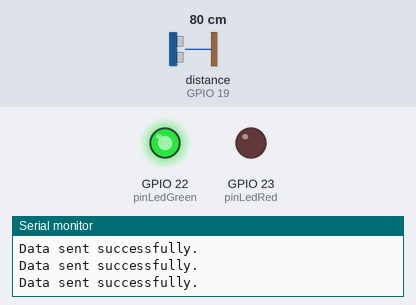
Recording of a sketch running on a simulated ESP32. Shown: output pins drawn as LEDs (lit = HIGH), the last lines printed to the serial monitor. Wiring (inferred from the names in the program): ultrasonic range finder: trigger GPIO 21; echo GPIO 19. The inputs (shaded band) are chosen by the test bench; at power-on: distance to the obstacle (sensor on GPIO 19) 80 cm. The echo pulse lasts 58.3 µs per cm; WiFi joins after 1.5 s; servers stay silent unless stated; pins used as bus, display or sensor lines are not drawn.

Above: at 2.8 s.
2.9 s: distance to the obstacle (sensor on GPIO 19) set to 20 cm
4.4 s: distance to the obstacle (sensor on GPIO 19) set to 16 cm
At 5.3 s:
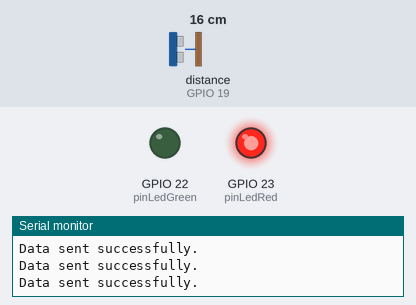
6.1 s: distance to the obstacle (sensor on GPIO 19) set to 18 cm
At 6.5 s:
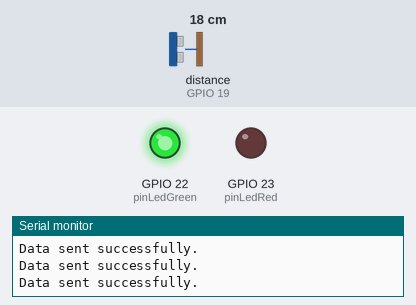
7.6 s: distance to the obstacle (sensor on GPIO 19) set to 2 cm
At 8.8 s:
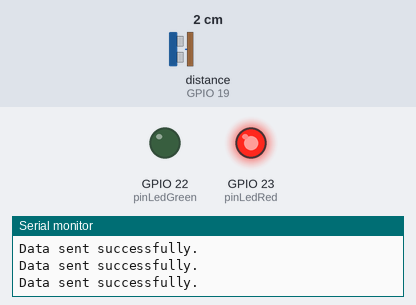
Timing chart, 0 to 10.1 s (numbered marks = the images above; inputs shaded):
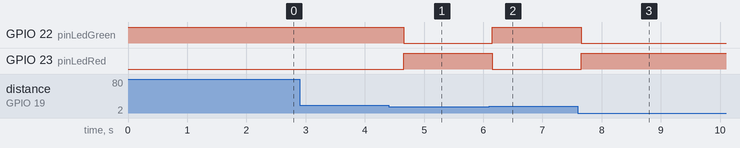

The sketch:

CodArduino.ino
```cpp
#include <Arduino.h>
#include <WiFi.h>
#include <Firebase_ESP_Client.h>
#include <addons/TokenHelper.h>
#include <addons/RTDBHelper.h>

const char* WIFI_SSID = "MJMMiller";
const char* WIFI_PASSWORD = "0150303923";
const char* API_KEY = "AIzaSyAgVSPRpZErhCVV8-M3pV3TZ9mc71qR3Fs";
const char* DATABASE_URL = "https://segues-71c59-default-rtdb.firebaseio.com";
const char* USER_EMAIL = "segues1605@gmail.com";
const char* USER_PASSWORD = "segues1605";

const int pinLedGreen = 22; // LED verde
const int pinLedRed = 23;   // LED rojo (ahora en el pin 27)
const int pinEco = 19;
const int pinTrigger = 21;

FirebaseData fbdo;
FirebaseAuth auth;
FirebaseConfig config;

unsigned long sendDataPrevMillis = 0;
const unsigned long sendDataInterval = 500; // Intervalo de envío de datos en milisegundos

void setup_WIFI(){
  WiFi.begin(WIFI_SSID, WIFI_PASSWORD);
  Serial.print("Connecting to Wi-Fi");
  while (WiFi.status() != WL_CONNECTED) {
    Serial.print(".");
    delay(300);
  }
  Serial.println();
  Serial.print("Connected with IP: ");
  Serial.println(WiFi.localIP());
  Serial.println();
}

void setupFirebase() {
  config.api_key = API_KEY;
  auth.user.email = USER_EMAIL;
  auth.user.password = USER_PASSWORD;
  config.database_url = DATABASE_URL;
  config.token_status_callback = tokenStatusCallback; // see addons/TokenHelper.h
  config.signer.tokens.legacy_token = "<database secret>";
  Firebase.reconnectNetwork(true);
  fbdo.setBSSLBufferSize(4096, 1024);
  fbdo.setResponseSize(2048);
  Firebase.begin(&config, &auth);
  Firebase.setDoubleDigits(5);
  config.timeout.serverResponse = 10 * 1000;
  Serial.printf("Firebase Client v%s\n\n", FIREBASE_CLIENT_VERSION);
}

float readDistance() {
  digitalWrite(pinTrigger, LOW);
  delayMicroseconds(2);
  digitalWrite(pinTrigger, HIGH);
  delayMicroseconds(10);
  digitalWrite(pinTrigger, LOW);
  float duration = pulseIn(pinEco, HIGH);
  float distance = duration * 0.034 / 2;
  return distance;
}

void sendDataToFirebase(bool data) {
  if (Firebase.RTDB.setBool(&fbdo, F("/sectorA/f1/c1"), data)) {
    Serial.println("Data sent successfully.");
  } else {
    Serial.print("Failed to send data: ");
    Serial.println(fbdo.errorReason().c_str());
  }
}

void setup() {
  Serial.begin(115200);
  pinMode(pinLedGreen, OUTPUT);
  pinMode(pinLedRed, OUTPUT);
  pinMode(pinEco, INPUT);
  pinMode(pinTrigger, OUTPUT);
  digitalWrite(pinLedGreen, HIGH); // Inicializar el LED verde encendido
  digitalWrite(pinLedRed, LOW);    // Inicializar el LED rojo apagado
  setup_WIFI();
  setupFirebase();

  sendDataToFirebase(true); // Enviar "true" a la base de datos al inicio
}

void loop() {
  unsigned long currentMillis = millis();
  if (currentMillis - sendDataPrevMillis >= sendDataInterval) {
    sendDataPrevMillis = currentMillis;
    float distance = readDistance();
    bool signalReceived = (distance < 17);
    digitalWrite(pinLedGreen, !signalReceived);
    digitalWrite(pinLedRed, signalReceived);
    sendDataToFirebase(!signalReceived);
  }
}
```

Measured:
- the behaviour switches between 18 and 17 cm on distance to the obstacle (sensor on GPIO 19) (found by bisection; images 0 and 1)
- after the input at 4.4 s, GPIO 22 (pinLedGreen): HIGH → LOW after 0.25 s; GPIO 23 (pinLedRed): LOW → HIGH after 0.25 s
- after the input at 6.1 s, GPIO 22 (pinLedGreen): LOW → HIGH after 0.06 s; GPIO 23 (pinLedRed): HIGH → LOW after 0.06 s
- after the input at 7.6 s, GPIO 22 (pinLedGreen): HIGH → LOW after 0.05 s; GPIO 23 (pinLedRed): LOW → HIGH after 0.05 s
